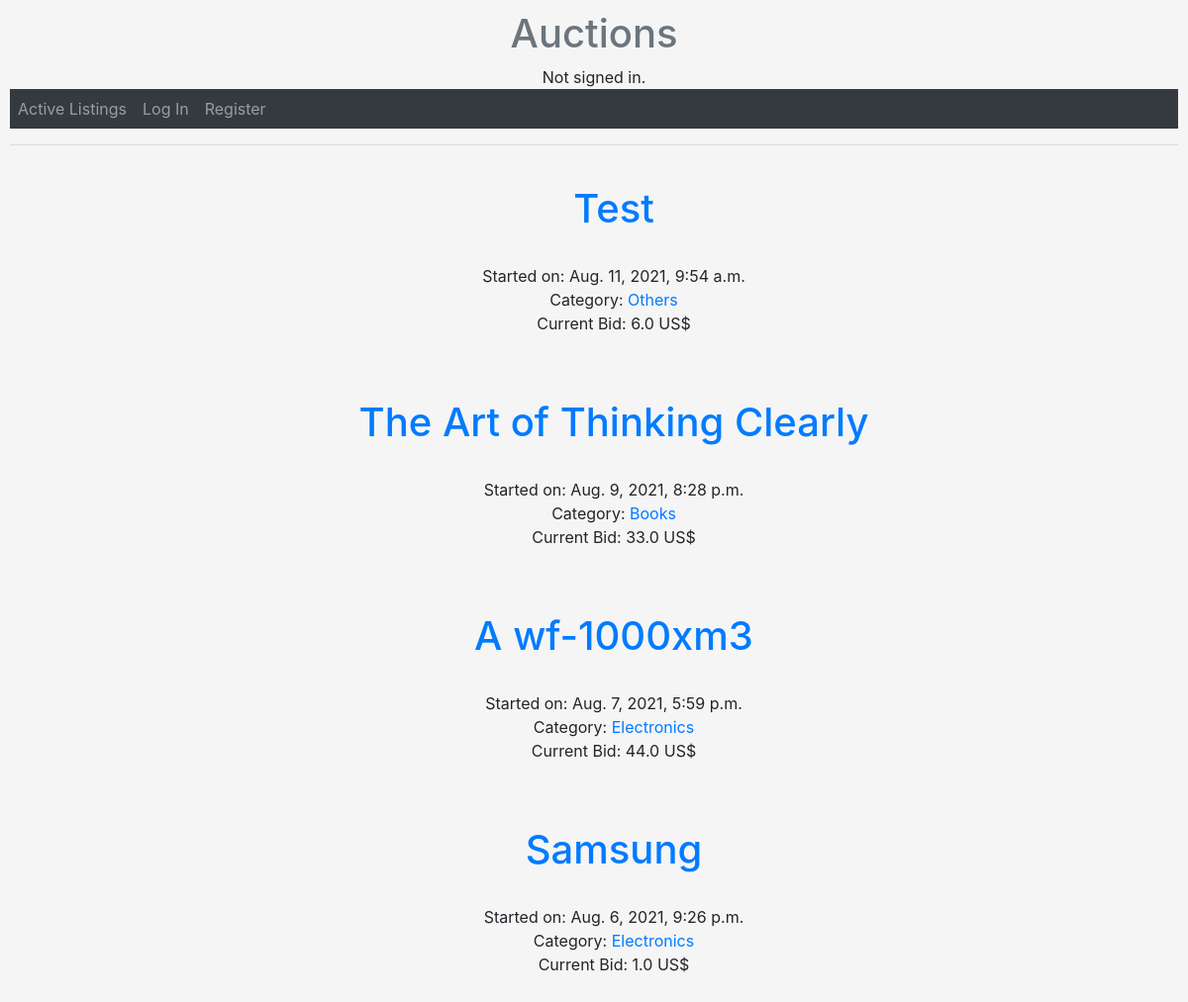
The page / on the database its author committed.
### auctions/models.py (models this page shows, shortened)
class Listing(models.Model):
    owner = models.ForeignKey(User, on_delete=models.CASCADE, related_name='owner')
    item = models.CharField(max_length=64)
    description = models.TextField(max_length=256)
    time = models.DateTimeField(auto_now_add=True)
    category = models.CharField(max_length=255, default='')
    image = models.ImageField( null=True, blank=True, upload_to='media/')
    price = models.FloatField(validators = [MinValueValidator(1)])
    final_bid = models.ForeignKey(Bid, on_delete=models.CASCADE, related_name='final_bid', blank=True, null=True)
    closed = models.BooleanField(default=False)
    bids = models.ManyToManyField(Bid, blank=True, related_name="bids")

### auctions/views.py (the view)
# urls.py: path('', index.as_view(), name="index"),
class index(ListView):
    model = Listing
    template_name = 'index.html'
    ordering = ['-id']

### auctions/templates/auctions/listing_list.html (shortened to what this page needs)
{% extends "auctions/layout.html" %}
{% block body %}
<br>
{% for x in object_list %}
    <ol><a href="{% url 'DetailView' x.id %}">  <h1>{{x.item}}</h1>  </a>
    <br>
    Started on: {{x.time}}
    <br>
    Category: <a href="{% url 'Category' x.category %}">  {{x.category}}  </a>
    <br>
    Current Bid: {{x.price}} US$
    </ol>
    <br><br>
{% endfor %}
{% endblock %}

### auctions/static/auctions/styles.css (style rules this page uses)
body { padding: 10px; }

### rows shown on the page
Listing: item "Test", time "Aug. 11, 2021, 9:54 a.m.", category "Others", price "6.0"
Listing: item "The Art of Thinking Clearly", time "Aug. 9, 2021, 8:28 p.m.", category "Books", price "33.0"
Listing: item "A wf-1000xm3", time "Aug. 7, 2021, 5:59 p.m.", category "Electronics", price "44.0"
Listing: item "Samsung", time "Aug. 6, 2021, 9:26 p.m.", category "Electronics", price "1.0"
